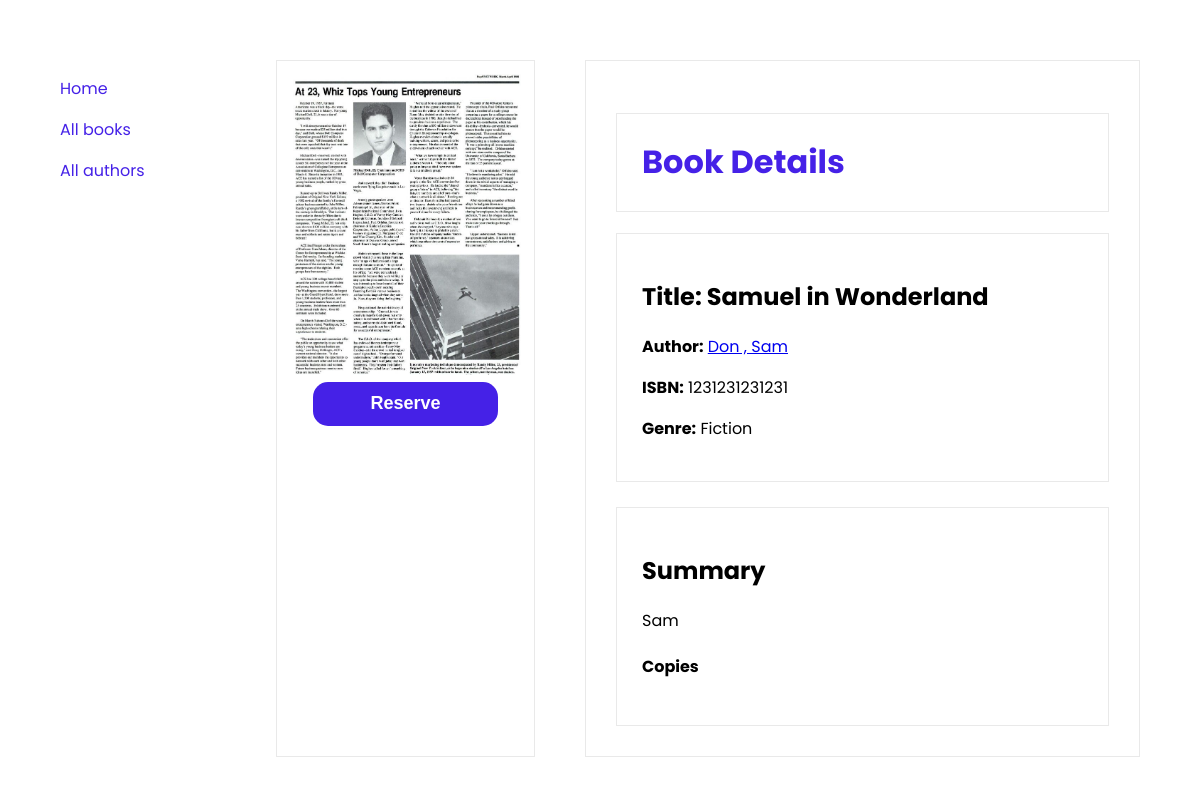
/catalog/books/1, run on the app's committed database.
### catalog/models.py (models this page shows, shortened)
class Book(models.Model):
    title = models.CharField(max_length=200)
    author = models.ForeignKey('Author', on_delete=models.SET_NULL, null=True)
    summary = models.TextField(max_length=1000, help_text="Enter a brief description of the book")
    isbn = models.CharField('ISBN', max_length=13, unique=True, help_text='13 character <a href="https://www.isbn-international.org/content/what-isbn">ISBN number</a> ')
    genre = models.ManyToManyField(Genre, help_text='Select a genre for this book')
    image = models.ImageField(upload_to='uploads')

class Author(models.Model):
    first_name = models.CharField(max_length=100)
    last_name = models.CharField(max_length=100)
    date_of_birth = models.DateField(null=True, blank=True)
    date_of_death = models.DateField('Died',null=True, blank=True)
    class Meta:
        ordering = ['last_name', 'first_name']
    def __str__(self):
        return f'{self.last_name} , {self.first_name}'

class Genre(models.Model):
    name = models.CharField(max_length=200, help_text="Enter a book genre (e.g. Science Fiction)")
    def __str__(self):
        return self.name

### catalog/views.py (the view)
# urls.py: path('books/<int:pk>', views.bookDetails, name='bookDetails'),
def bookDetails(request, pk):
    book = Book.objects.get(id=pk)
    context = {
        'book': book
    }
    return render(request, 'catalog/bookDetails.html', context)

### catalog/templates/catalog/bookDetails.html
{% extends 'catalog/base_generic.html'%} {% block MainContent %}
<div class="content">
  <div class="book-grid">
    <div class="border-style">
      <img
        class="book-img-main"
        src="{{ book.image.url }}"
        alt="{{ book.title }}"
      />
      <div class="center" >
        <button class="btn-style">Reserve</button>
      </div>
    </div>
    <div class="book-container">
      <h1 class="border-style">Book Details</h1>
      <div class="border-style">
        <h2>Title: {{ book.title }}</h2>
        <strong>Author:</strong>
        <a href="{% url 'authorDetails' book.author.id %}">{{ book.author }}</a>
        <p><strong>ISBN:</strong> {{ book.isbn }}</p>
        <p><strong>Genre:</strong> {{ book.genre.all|join:", " }}</p>
      </div>
      <br />
      <div class="border-style">
        <h2>Summary</h2>
        {{ book.summary }}
        <h4>Copies</h4>
      </div>
    </div>
  </div>
</div>
{% endblock %}

### catalog/static/css/styles.css (style rules this page uses)
:root { --primary-color: rgb(69, 33, 231); }
body { font-family: 'Poppins'; margin: 5%; }
h1 { color: var(--primary-color); }
.book-grid { display: grid; grid-template-columns: 30% 70%; }
.book-img-main { width: 100%; }
.book-container { margin-left: 50px; padding: 5%; border: 1px solid rgba(128, 128, 128, 0.178); }
.border-style { padding: 5%; border: 1px solid rgba(128, 128, 128, 0.178); }
.btn-style { padding: 5% 25%; background-color: var(--primary-color); font-weight: bold; font-size: 18px; border: none; color: white; border-radius: 15px; }
.center { display: flex; justify-content: center; }

### data on the page
Book: image (picture), title "Samuel in Wonderland", author "Don , Sam", isbn "1231231231231", genre.all "Fiction", summary "Sam"
